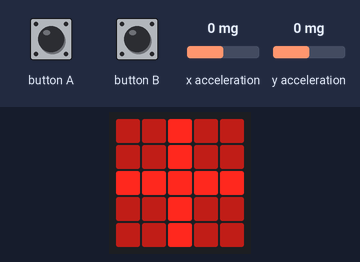
Recording of a program running on a simulated BBC micro:bit running MicroPython. On the bench: the board's 5×5 LED display. Inputs (shaded band) come from the test bench; at power-on: x acceleration 0 mg, y acceleration 0 mg. Dim RGB values are drawn brighter than linear.

Above: at 1.2 s.
1.3 s: x acceleration set to -1440 mg
At 2.3 s:
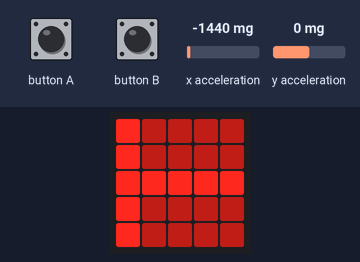
2.8 s: button B pressed for 0.15 s
At 3.5 s:
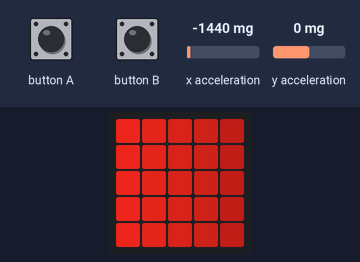
4.4 s: y acceleration set to -1440 mg
At 5.6 s:
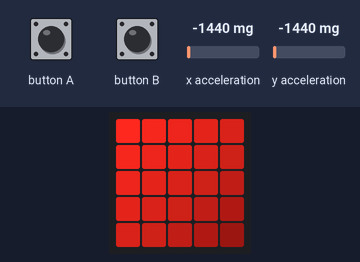
5.9 s: button A pressed for 0.15 s
At 7.1 s:
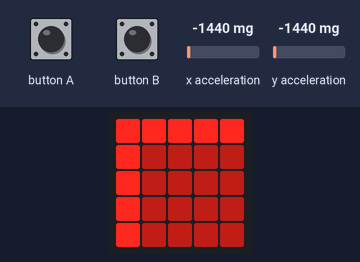
Timing chart, 0 to 8.5 s (numbered marks = the images above; inputs shaded):
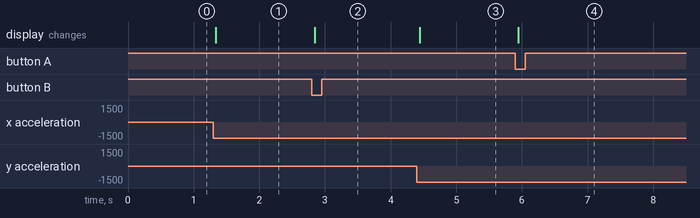

Measured:
- after the input at 1.3 s, the display: changes at once (image 1)
- after the input at 2.8 s, the display: changes at once (image 2)
- after the input at 4.4 s, the display: changes at once (image 3)
- after the input at 5.9 s, the display: changes at once (image 4)

The program:

spirit.py
```python
from microbit import *
import math

min_tilt = -256
max_tilt = 256
tilt_range = max_tilt - min_tilt
mode = "crosshair"

while True:

    tilt_x = accelerometer.get_x()
    tilt_x = min(max(min_tilt, tilt_x), max_tilt)

    tilt_y = accelerometer.get_y()
    tilt_y = min(max(min_tilt, tilt_y), max_tilt)

    if mode == "crosshair":
        tilt_x = ((tilt_x-min_tilt)/tilt_range) * 5
        tilt_x = min(max(0, tilt_x), 4)
        tilt_x = int(tilt_x)

        tilt_y = ((tilt_y-min_tilt)/tilt_range) * 5
        tilt_y = min(max(0, tilt_y), 4)
        tilt_y = int(tilt_y)
    else:
        start_x = 5+((abs(tilt_x)/max_tilt)*4)
        finish_x = 5-((abs(tilt_x)/max_tilt)*4)
        step_x = (finish_x - start_x)/4
        brightness_range_x = []

        start_y = 5+((abs(tilt_y)/max_tilt)*4)
        finish_y = 5-((abs(tilt_y)/max_tilt)*4)
        step_y = (finish_y - start_y)/4
        brightness_range_y = []

        i = 0
        while i < 5:
            brightness_range_x.append(start_x + (step_x*i))
            brightness_range_y.append(start_y + (step_y*i))
            i += 1

    for x in range(0, 5):
        for y in range(0, 5):
            if mode == "flow":

                x_coord = x if tilt_x <= 0 else 4 - x
                y_coord = y if tilt_y <= 0 else 4 - y
                brightness = round((brightness_range_x[x] + brightness_range_y[y])/2)

            else:

                brightness = 9 if x == tilt_x or y == tilt_y else 3
                x_coord = x
                y_coord = y

            display.set_pixel(x_coord, y_coord, min(max(0, brightness), 9))

    if button_a.is_pressed():
        mode = "crosshair"

    if button_b.is_pressed():
        mode = "flow"
```
